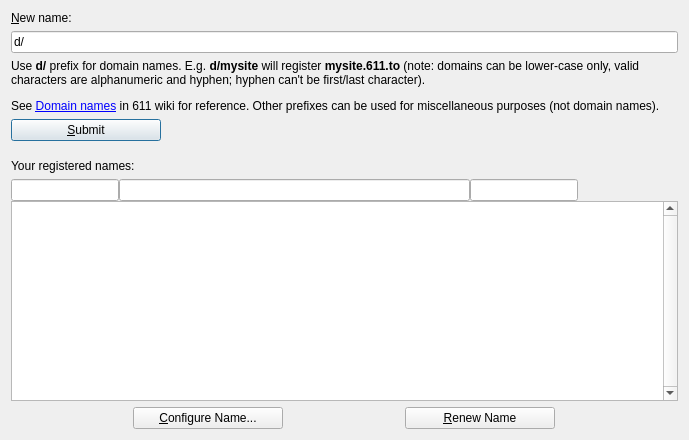
<?xml version="1.0" encoding="UTF-8"?>
<ui version="4.0">
 <class>ManageNamesPage</class>
 <widget class="QDialog" name="ManageNamesPage">
  <property name="geometry">
   <rect>
    <x>0</x>
    <y>0</y>
    <width>689</width>
    <height>440</height>
   </rect>
  </property>
  <property name="sizePolicy">
   <sizepolicy hsizetype="Preferred" vsizetype="Preferred">
    <horstretch>0</horstretch>
    <verstretch>0</verstretch>
   </sizepolicy>
  </property>
  <property name="windowTitle">
   <string>Manage Names</string>
  </property>
  <layout class="QHBoxLayout" name="horizontalLayout">
   <item>
    <layout class="QVBoxLayout" name="verticalLayout">
     <item>
      <widget class="QLabel" name="label_4">
       <property name="sizePolicy">
        <sizepolicy hsizetype="Preferred" vsizetype="Maximum">
         <horstretch>0</horstretch>
         <verstretch>0</verstretch>
        </sizepolicy>
       </property>
       <property name="text">
        <string>&amp;New name:</string>
       </property>
       <property name="alignment">
        <set>Qt::AlignLeading|Qt::AlignLeft|Qt::AlignVCenter</set>
       </property>
       <property name="buddy">
        <cstring>registerName</cstring>
       </property>
      </widget>
     </item>
     <item>
      <widget class="QValidatedLineEdit" name="registerName">
       <property name="toolTip">
        <string>Enter a name or domain name (prefixed with d/) to be registered via 611.</string>
       </property>
       <property name="text">
        <string notr="true">d/</string>
       </property>
      </widget>
     </item>
     <item>
      <widget class="QLabel" name="label">
       <property name="sizePolicy">
        <sizepolicy hsizetype="Preferred" vsizetype="Preferred">
         <horstretch>0</horstretch>
         <verstretch>0</verstretch>
        </sizepolicy>
       </property>
       <property name="text">
        <string>&lt;html&gt;&lt;head/&gt;&lt;body&gt;&lt;p&gt;Use &lt;span style=&quot; font-weight:600;&quot;&gt;d/&lt;/span&gt; prefix for domain names. E.g. &lt;span style=&quot; font-weight:600;&quot;&gt;d/mysite&lt;/span&gt; will register &lt;span style=&quot; font-weight:600;&quot;&gt;mysite.611.to&lt;/span&gt; (note: domains can be lower-case only, valid characters are alphanumeric and hyphen; hyphen can't be first/last character).&lt;/p&gt;&lt;p&gt;See &lt;a href=&quot;http://dot-bit.org/Namespace:Domain_names&quot;&gt;&lt;span style=&quot; text-decoration: underline; color:#0000ff;&quot;&gt;Domain names&lt;/span&gt;&lt;/a&gt; in 611 wiki for reference. Other prefixes can be used for miscellaneous purposes (not domain names).&lt;/p&gt;&lt;/body&gt;&lt;/html&gt;</string>
       </property>
       <property name="textFormat">
        <enum>Qt::RichText</enum>
       </property>
       <property name="wordWrap">
        <bool>true</bool>
       </property>
       <property name="openExternalLinks">
        <bool>true</bool>
       </property>
      </widget>
     </item>
     <item>
      <widget class="QPushButton" name="submitNameButton">
       <property name="sizePolicy">
        <sizepolicy hsizetype="Fixed" vsizetype="Fixed">
         <horstretch>0</horstretch>
         <verstretch>0</verstretch>
        </sizepolicy>
       </property>
       <property name="minimumSize">
        <size>
         <width>150</width>
         <height>0</height>
        </size>
       </property>
       <property name="toolTip">
        <string>Confirm the new name action. Sends name_new transaction
to the network and creates a pending name_firstupdate transaction.</string>
       </property>
       <property name="text">
        <string>&amp;Submit</string>
       </property>
       <property name="icon">
        <iconset resource="../bitcoin.qrc">
         <normaloff>:/icons/send</normaloff>:/icons/send</iconset>
       </property>
       <property name="default">
        <bool>true</bool>
       </property>
      </widget>
     </item>
     <item>
      <spacer name="verticalSpacer">
       <property name="orientation">
        <enum>Qt::Vertical</enum>
       </property>
       <property name="sizeType">
        <enum>QSizePolicy::Maximum</enum>
       </property>
       <property name="sizeHint" stdset="0">
        <size>
         <width>20</width>
         <height>12</height>
        </size>
       </property>
      </spacer>
     </item>
     <item>
      <widget class="QLabel" name="label_5">
       <property name="sizePolicy">
        <sizepolicy hsizetype="Preferred" vsizetype="Maximum">
         <horstretch>0</horstretch>
         <verstretch>0</verstretch>
        </sizepolicy>
       </property>
       <property name="text">
        <string>Your registered names:</string>
       </property>
       <property name="alignment">
        <set>Qt::AlignLeading|Qt::AlignLeft|Qt::AlignVCenter</set>
       </property>
       <property name="buddy">
        <cstring>tableView</cstring>
       </property>
      </widget>
     </item>
     <item>
      <layout class="QVBoxLayout" name="verticalLayout_2">
       <property name="spacing">
        <number>0</number>
       </property>
       <item>
        <layout class="QHBoxLayout" name="horizontalLayout_2">
         <property name="spacing">
          <number>0</number>
         </property>
         <item>
          <widget class="QValidatedLineEdit" name="nameFilter">
           <property name="sizePolicy">
            <sizepolicy hsizetype="Fixed" vsizetype="Fixed">
             <horstretch>0</horstretch>
             <verstretch>0</verstretch>
            </sizepolicy>
           </property>
           <property name="toolTip">
            <string>Enter part of name to search for</string>
           </property>
           <property name="text">
            <string notr="true"/>
           </property>
          </widget>
         </item>
         <item>
          <widget class="QValidatedLineEdit" name="valueFilter">
           <property name="toolTip">
            <string>Enter part of value to search for</string>
           </property>
           <property name="text">
            <string notr="true"/>
           </property>
          </widget>
         </item>
         <item>
          <widget class="QValidatedLineEdit" name="addressFilter">
           <property name="sizePolicy">
            <sizepolicy hsizetype="Fixed" vsizetype="Fixed">
             <horstretch>0</horstretch>
             <verstretch>0</verstretch>
            </sizepolicy>
           </property>
           <property name="toolTip">
            <string>Enter 611 address (or prefix of it)</string>
           </property>
           <property name="text">
            <string notr="true"/>
           </property>
          </widget>
         </item>
         <item>
          <spacer name="horizontalSpacer_ExpiresIn">
           <property name="orientation">
            <enum>Qt::Horizontal</enum>
           </property>
           <property name="sizeType">
            <enum>QSizePolicy::Fixed</enum>
           </property>
           <property name="sizeHint" stdset="0">
            <size>
             <width>100</width>
             <height>20</height>
            </size>
           </property>
          </spacer>
         </item>
        </layout>
       </item>
       <item>
        <widget class="QTableView" name="tableView">
         <property name="contextMenuPolicy">
          <enum>Qt::CustomContextMenu</enum>
         </property>
         <property name="toolTip">
          <string>Double-click name to configure</string>
         </property>
         <property name="verticalScrollBarPolicy">
          <enum>Qt::ScrollBarAlwaysOn</enum>
         </property>
         <property name="tabKeyNavigation">
          <bool>false</bool>
         </property>
         <property name="alternatingRowColors">
          <bool>true</bool>
         </property>
         <property name="selectionMode">
          <enum>QAbstractItemView::SingleSelection</enum>
         </property>
         <property name="selectionBehavior">
          <enum>QAbstractItemView::SelectRows</enum>
         </property>
         <property name="sortingEnabled">
          <bool>true</bool>
         </property>
         <attribute name="verticalHeaderVisible">
          <bool>false</bool>
         </attribute>
        </widget>
       </item>
      </layout>
     </item>
     <item>
      <layout class="QHBoxLayout" name="horizontalLayout_3">
       <property name="spacing">
        <number>0</number>
       </property>
       <item>
        <widget class="QPushButton" name="configureNameButton">
         <property name="sizePolicy">
          <sizepolicy hsizetype="Fixed" vsizetype="Fixed">
           <horstretch>0</horstretch>
           <verstretch>0</verstretch>
          </sizepolicy>
         </property>
         <property name="minimumSize">
          <size>
           <width>150</width>
           <height>0</height>
          </size>
         </property>
         <property name="toolTip">
          <string>Configure name and submit update operation</string>
         </property>
         <property name="text">
          <string>&amp;Configure Name...</string>
         </property>
         <property name="default">
          <bool>false</bool>
         </property>
        </widget>
       </item>
       <item>
        <widget class="QPushButton" name="renewNameButton">
         <property name="sizePolicy">
          <sizepolicy hsizetype="Fixed" vsizetype="Fixed">
           <horstretch>0</horstretch>
           <verstretch>0</verstretch>
          </sizepolicy>
         </property>
         <property name="minimumSize">
          <size>
           <width>150</width>
           <height>0</height>
          </size>
         </property>
         <property name="toolTip">
          <string>Renew the name with its current value</string>
         </property>
         <property name="text">
          <string>&amp;Renew Name</string>
         </property>
         <property name="default">
          <bool>false</bool>
         </property>
        </widget>
       </item>
      </layout>
     </item>
    </layout>
   </item>
  </layout>
 </widget>
 <customwidgets>
  <customwidget>
   <class>QValidatedLineEdit</class>
   <extends>QLineEdit</extends>
   <header>../../src/qt/qvalidatedlineedit.h</header>
  </customwidget>
 </customwidgets>
 <resources>
  <include location="../bitcoin.qrc"/>
 </resources>
 <connections/>
</ui>
